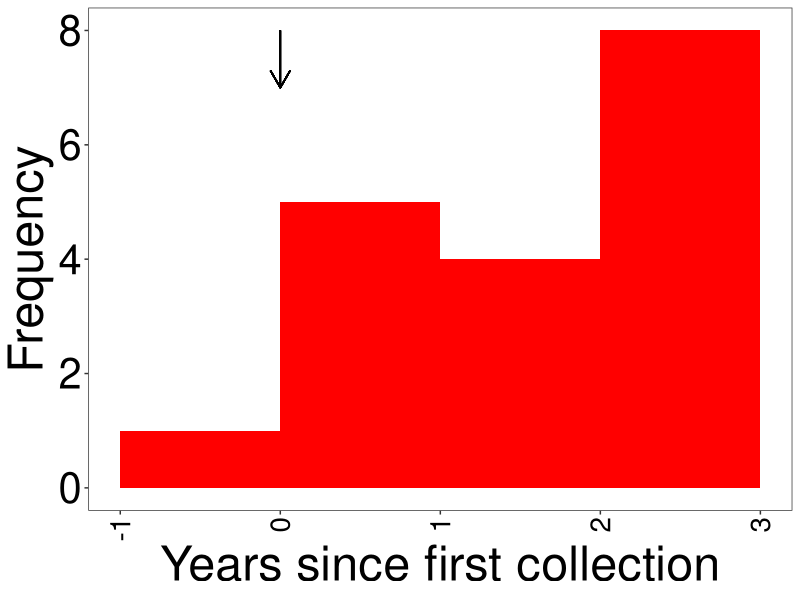

This chart was generated by the following R code: (Note: this script raises an error after producing the figure.)
#!/usr/bin/Rscript

library(ggplot2)

pdf.options(family="Helvetica", fonts="Helvetica", width=7, height=7, colormodel='rgb')

my.theme <- theme(
	text=element_text(size=20),
	axis.text=element_text(size=15, colour='black'),
	legend.text=element_text(size=15),
	legend.position=0,
	axis.text.x=element_text(angle=90, vjust=0.5, hjust=1),
	legend.justification=c(0, 1),
	legend.spacing=unit(0, 'cm'),
	legend.margin=margin(0, 0, 0, 0, 'cm'),
	legend.key.size=unit(1.2, 'cm'),
	legend.key=element_rect(fill="#00000000", colour="#00000000"),
	legend.background=element_blank(),
	legend.box.background=element_blank(),
	panel.grid.major=element_blank(),
	panel.grid.minor=element_blank()
) 

my.theme2 <- theme(
 text=element_text(size=35),
 axis.text=element_text(size=30, colour='black'),
 legend.text=element_text(size=25),
 legend.position=c(.99, .99),
 legend.justification=c(1, 1),
 legend.spacing=unit(0, 'cm'),
 legend.box='horizontal',
 legend.margin=margin(0.01, 0.01, 0.01, 0.01, 'cm'),
 legend.key.size=unit(1.2, 'cm'),
 legend.key=element_rect(fill="#00000000", colour="#00000000"),
 legend.background=element_blank(),
 legend.box.background=element_blank(),
 panel.grid.major=element_blank(),
 panel.grid.minor=element_blank()
)

concord <- function(x, y) {
	mu.x <- sum(x) / length(x)
	mu.y <- sum(y) / length(y)
	s.x <- sum((x - mu.x)^2) / length(x) 
	s.y <-  sum((y - mu.y)^2) / length(y)
	s.xy <- sum((x - mu.x) * (y - mu.y)) / length(y)
	
	2 * s.xy / (s.x + s.y + (mu.x - mu.y)^2)
}

my.theme.hist <- theme(
text=element_text(size=35),
axis.text=element_text(size=30, colour='black'),
axis.text.x=element_text(angle=90, hjust=1, vjust=0.5, size=20),
legend.text=element_text(size=30),
legend.title=element_text(size=30),
legend.position=c(.98, .98),
legend.justification=c(1, 1),
legend.spacing=unit(0, 'cm'),
legend.margin=margin(0, 0, 0, 0, 'cm'),
legend.key.size=unit(1.2, 'cm'),
legend.background=element_blank(),
legend.box.background=element_blank(),
panel.grid.major=element_blank(),
panel.grid.minor=element_blank()
)

THERAPY_COLOUR <- "#a0a0a0"
THERAPY <- 1795
data <- read.csv("stats/patient_13334.cens.data.csv")
data <- subset(data, Censored == 1)

pdf.options(family="Helvetica", fonts="Helvetica", width=7, height=4.2, colormodel='rgb')
pdf("plots/patient_13334.cens.hist.pdf")
ggplot(data, aes(x=Estimated.Date)) +
#	geom_rect(xmin=THERAPY, xmax=Inf, ymin=-Inf, ymax=Inf, fill=THERAPY_COLOUR) +
	geom_histogram(breaks=seq(min(floor(data$Estimated.Date / 365.25)) * 365.25, max(floor(data$Estimated.Date / 365.25) + 1) * 365.25, by=365.25), fill='red') +
	geom_segment(x=0, xend=0, y=8, yend=7, arrow=arrow(length = unit(0.5, "cm")))  +
	theme_bw() +
	my.theme.hist +
	scale_x_continuous(name="Years since first collection", breaks=seq(min(floor(data$Estimated.Date / 365.25)) * 365.25, max(floor(data$Estimated.Date / 365.25) + 1) * 365.25, by=365.25), labels=seq(-1, 3)) +
	scale_y_continuous(name="Frequency")
dev.off()

pdf.options(family="Helvetica", fonts="Helvetica", width=7, height=7, colormodel='rgb')

files <- paste0("patient_", c(2658, 825, 7259, 7265, 13333, 13334, 13336), ".cens.csv")

data.files.rtt <- paste0("stats/", gsub(".csv", ".data.csv", files))
stats.files.rtt <- paste0("stats/", gsub(".csv", ".stats.csv", files))
data.rtt <- lapply(data.files.rtt, read.csv)
stats.rtt <- do.call(rbind, lapply(stats.files.rtt, read.csv))

good.rtt <- with(stats.rtt, Model.Fit == 1)
data.rtt <- data.rtt[good.rtt]

data.rtt <- lapply(data.rtt, function(x) {x$Scaled.Difference <- x$Date.Difference / (max(x$Collection.Date) - min(x$Collection.Date)); subset(x, x$Censored == 1)})

g <- ggplot() + theme_bw() + my.theme2 + geom_vline(xintercept=0, linetype='dashed', colour='grey')

for (x in data.rtt) {
	g <- g + geom_density(aes(x=Scaled.Difference), data=x, fill='purple', alpha=1/length(data.rtt), color="#00000000")
}

pdf("ancre.density.rtt.pdf")
g + scale_x_continuous(name="Scaled Date Difference", limits=c(-1.6, 1.6)) + scale_y_continuous(name="Density", limits=c(0, 3))
dev.off()

data.files.ogr <- paste0("stats/", gsub(".csv", "-with_ref.data.csv", files))
stats.files.ogr <- paste0("stats/", gsub(".csv", "-with_ref.stats.csv", files))
data.ogr <- lapply(data.files.ogr, read.csv)
stats.ogr <- do.call(rbind, lapply(stats.files.ogr, read.csv))

good.ogr <- with(stats.ogr, Model.Fit == 1)
data.ogr <- data.ogr[good.ogr]

data.ogr <- lapply(data.ogr, function(x) {x$Scaled.Difference <- x$Date.Difference / (max(x$Collection.Date) - min(x$Collection.Date)); subset(x, x$Censored == 1)})

g <- ggplot() + theme_bw() + my.theme2 + geom_vline(xintercept=0, linetype='dashed', colour='grey')
for (x in data.ogr) {
	g <- g + geom_density(aes(x=Scaled.Difference), data=x, fill='purple', alpha=1/length(data.ogr), color="#00000000")
}

pdf("ancre.density.ogr.pdf")
g + scale_x_continuous(name="Scaled Date Difference", limits=c(-1.6, 1.6)) + scale_y_continuous(name="Density", limits=c(0, 3))
dev.off()

data.rtt <- lapply(data.files.rtt, read.csv)
data.rtt <- data.rtt[good.ogr & good.rtt]
data.ogr <- lapply(data.files.ogr, read.csv)
data.ogr <- data.ogr[good.ogr & good.rtt]

data.all <- do.call(rbind, lapply(1:length(data.rtt), function(i) cbind(Patient=stats.rtt[good.ogr & good.rtt, "Patient"][i], merge(data.rtt[[i]], data.ogr[[i]], by=c("ID", "Type", "Censored", "Collection.Date"), suffixes=c(".rtt", ".ogr")))))
data.all <- subset(data.all, Censored == 1)

pdf("ancre.comp.pdf")
ggplot(data.all) + geom_abline() + geom_point(aes(x=Estimated.Date.rtt / 365.25, y=Estimated.Date.ogr / 365.25, colour=Patient), show.legend=F) + scale_colour_brewer(name="", palette='Dark2') + scale_x_continuous(name="Estimated Date RTT (years since first collection)", limits=c(-1, 6)) + scale_y_continuous(name="Estimated Date OGR (years since first collection)", limits=c(-1, 6)) + theme_bw() + my.theme
dev.off()

cat("Concordance:\n")
sup <- lapply(unique(data.all$Patient), function(x) cat(x, "; ", with(subset(data.all, Patient == x), concord(Estimated.Date.rtt, Estimated.Date.ogr)), "\n", sep=""))
cat("Total: ", with(data.all, concord(Estimated.Date.rtt, Estimated.Date.ogr)), "\n", sep="")